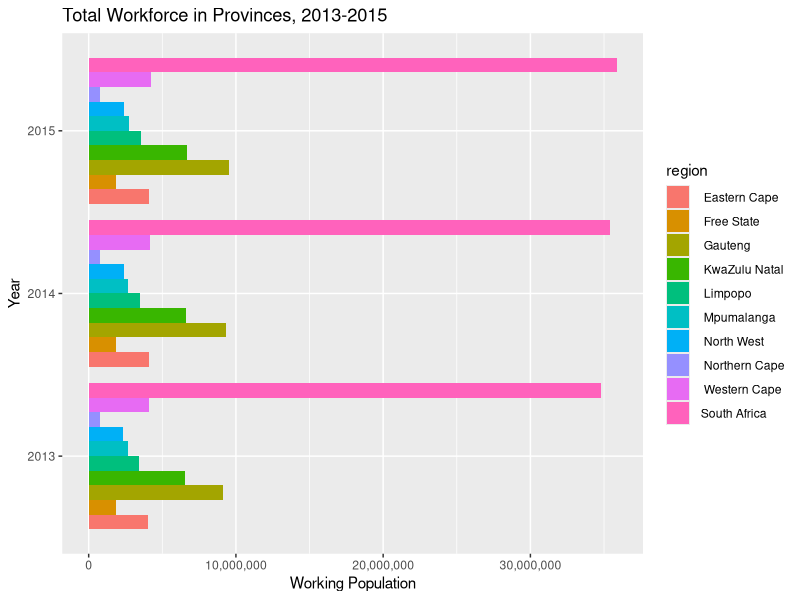

Write R code to recreate this figure.
library(tidyr)  #for data manipulation
library(dplyr)  #for data manipulation
library(ggplot2)#for the plots
library(scales) #helps us do some rounding later

# functions
# write function to strip commas from input and then convert to numeric 
conversion <- function(x){
  as.numeric(gsub(",","", x)) 
}
round_means_up <- function(x){
  ceiling(mean(x))
}

# read the table I made
data <- read.csv("sa-data.csv")

# clean only the data you need cleaned
data[,2:11] <- lapply(data[,2:11], conversion)


data <- data %>%
  gather("quarter", "population", 2:11) %>%
  separate(quarter, into=c('x','y', 'year'), sep = "\\.") %>%
  group_by(region, year) %>%
  summarise(population = round_means_up(population))

g <- ggplot(data, aes(x = year, y = population, fill=region)) + 
  geom_bar(stat = "identity", position = "dodge") + 
  xlab("Year") + ylab("Working Population") + 
  ggtitle("Total Workforce in Provinces, 2013-2015") +
  scale_y_continuous(breaks = seq(0, max(data$population), 10000000 ), labels = comma) +
  coord_flip()

g